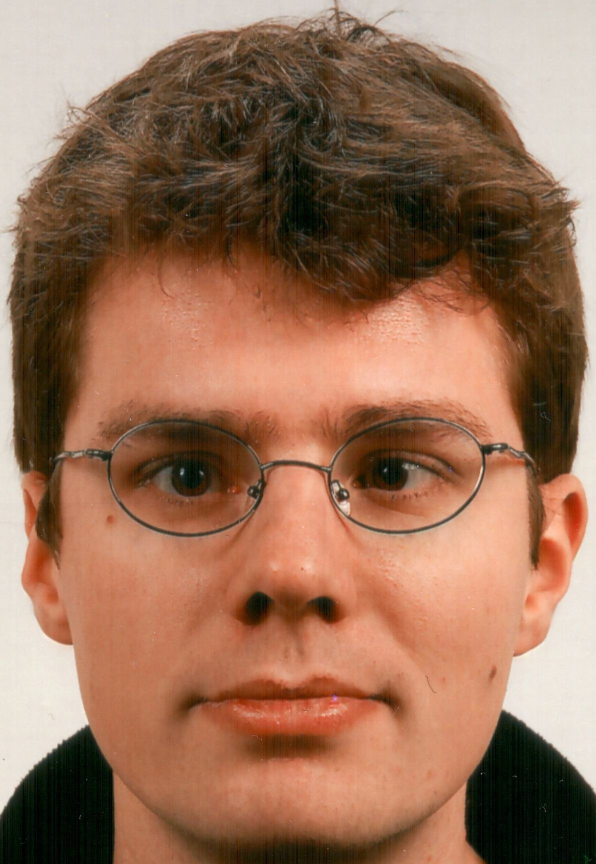
#> input picture model_vec/andreas.jpeg, 1191 x 1728 px (shown at 1/2 size)
$ jupyter execute 'Images as Vectors.ipynb'
#> lines starting #> are read from the running program, lines starting #| are printed output that depends on the picture
[cell 1]
import numpy as np
import matplotlib.pyplot as pt

[cell 2]
from PIL import Image

[cell 3]
def load_image(name):
#> called with name = 'andreas.jpeg'
    with Image.open(name).resize((500,500)) as img:
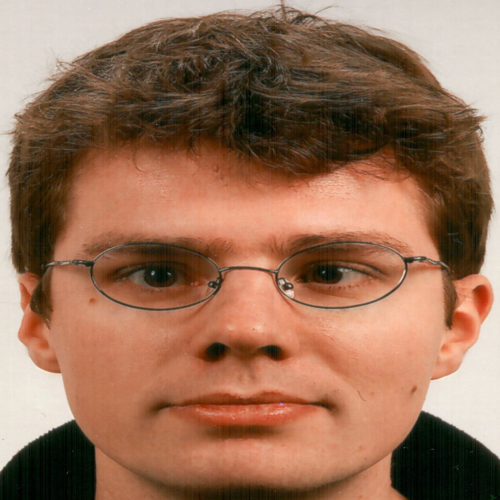
#> img: PIL image 500x500 RGB; mean R, G, B 153.1, 112.3, 88.3
        return np.sum(np.array(img), axis=-1).astype(np.float32)/(3*255)
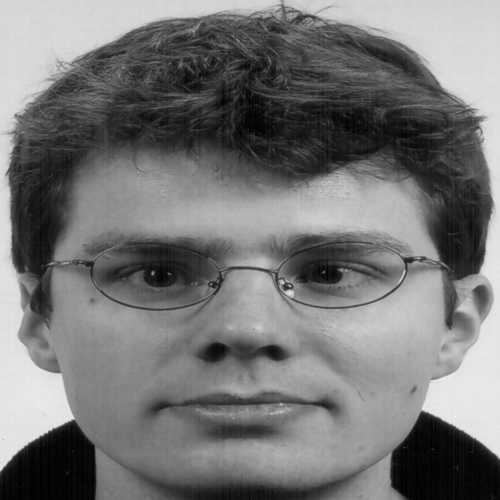
#> returned value: shape (500, 500) float32; min 0, max 0.929, mean 0.462

[cell 4]
andreas = load_image("andreas.jpeg")

[cell 5]
# keep
pt.imshow(andreas, cmap="gray")

Let's get a little creative... (`vmin` and `vmax` as keyword arguments on `imshow` might be handy)

[cell 6]
pt.imshow(3*andreas, cmap="gray", vmin=0, vmax=1)
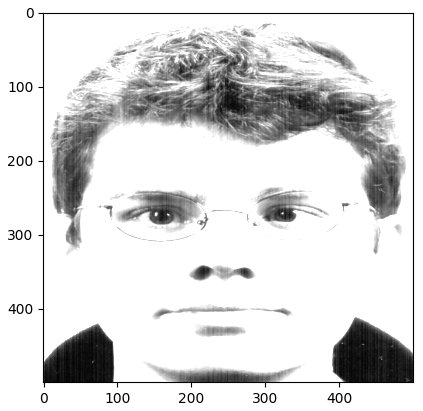
#> figure drawn by matplotlib, 1 panel

---------------------

[cell 7]
dicaprio = load_image("dicaprio.jpeg")
#> call 2 of load_image, with name = 'dicaprio.jpeg'
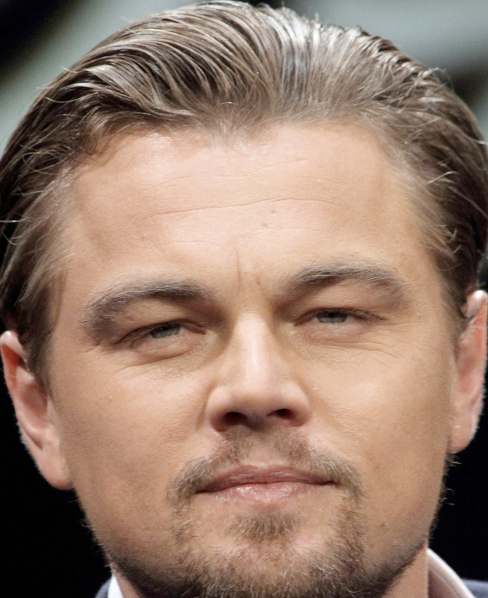
#> input picture model_vec/dicaprio.jpeg, 488 x 598 px
#> in load_image (call 2), `with Image.open(name).resize((500,500)) as img:`:
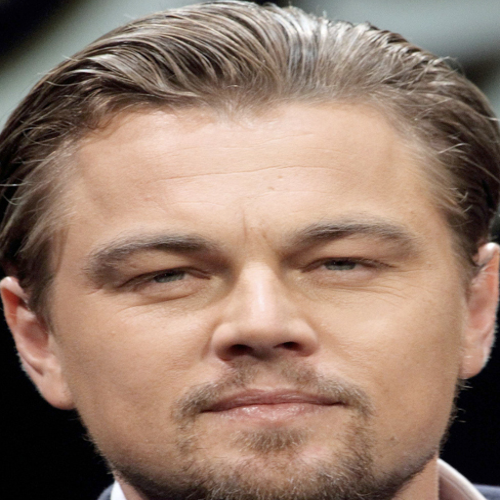
#> img: PIL image 500x500 RGB; mean R, G, B 150.3, 124, 108.3
#> in load_image (call 2), `return np.sum(np.array(img), axis=-1).astype(np.float32)/(3*255)`:
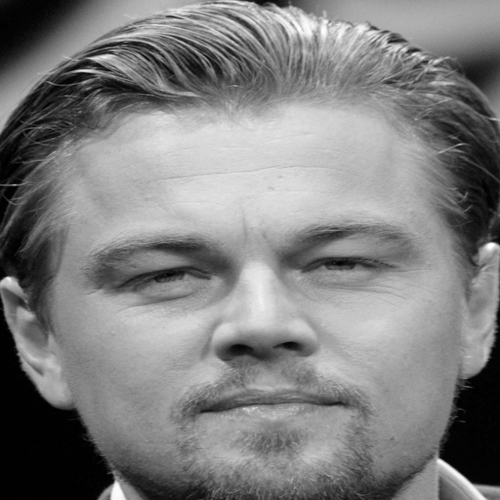
#> returned value: shape (500, 500) float32; min 0, max 1, mean 0.5

Now let's try something truly scary...

[cell 8]
pt.imshow(andreas + dicaprio, cmap="gray")
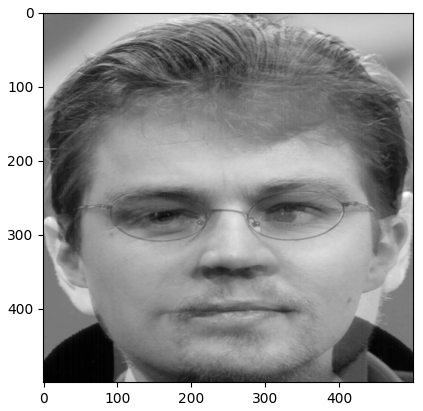
#> figure drawn by matplotlib, 1 panel
